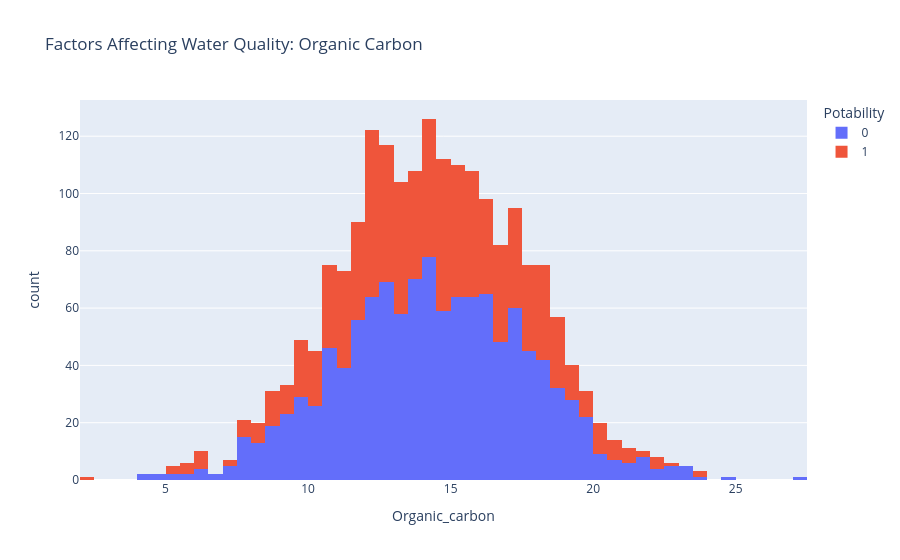

This figure's notebook cell:
### Code cell
figure = px.histogram(data, x = "Organic_carbon", 
                      color = "Potability", 
                      title= "Factors Affecting Water Quality: Organic Carbon")
figure.show()

### Figure 1 — Plotly figure (JSON) as saved in the notebook; plotly's stock layout.template omitted (floating-point values rounded to 4 significant figures; data arrays with more than 128 entries replaced by an {"elided": "..."} marker saying what was removed)
{"data": [{"bingroup": "x", "hovertemplate": "Potability=0<br>Organic_carbon=%{x}<br>count=%{y}<extra></extra>", "legendgroup": "0", "marker": {"color": "#636efa", "pattern": {"shape": ""}}, "name": "0", "orientation": "v", "showlegend": true, "type": "histogram", "x": {"elided": "1200 float values"}, "xaxis": "x", "yaxis": "y"}, {"bingroup": "x", "hovertemplate": "Potability=1<br>Organic_carbon=%{x}<br>count=%{y}<extra></extra>", "legendgroup": "1", "marker": {"color": "#EF553B", "pattern": {"shape": ""}}, "name": "1", "orientation": "v", "showlegend": true, "type": "histogram", "x": {"elided": "811 float values"}, "xaxis": "x", "yaxis": "y"}], "layout": {"barmode": "relative", "legend": {"title": {"text": "Potability"}, "tracegroupgap": 0}, "title": {"text": "Factors Affecting Water Quality: Organic Carbon"}, "xaxis": {"anchor": "y", "domain": [0, 1], "title": {"text": "Organic_carbon"}}, "yaxis": {"anchor": "x", "domain": [0, 1], "title": {"text": "count"}}}}
